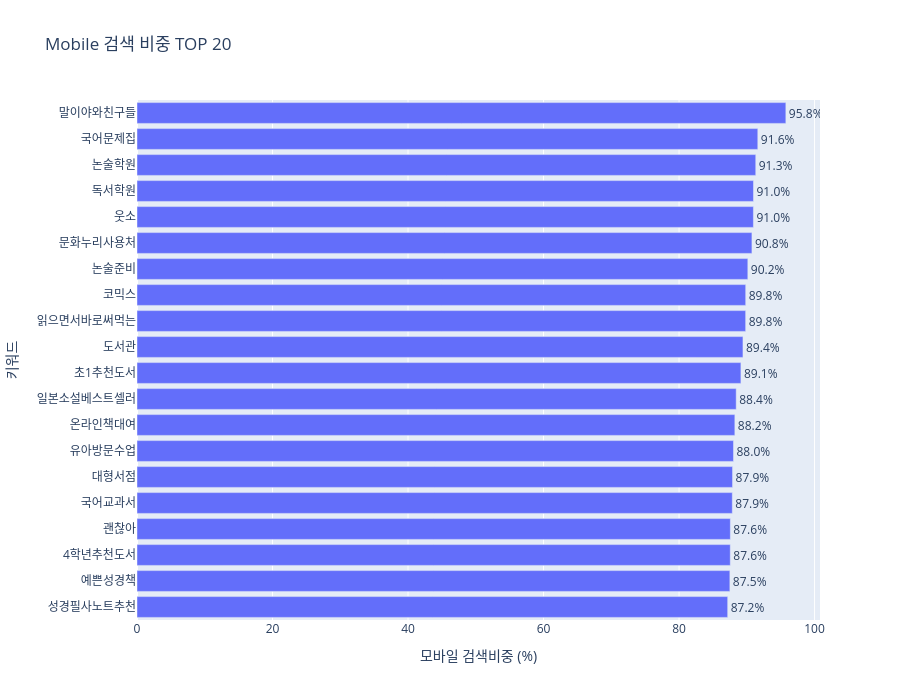

The notebook cell saved with this chart:
### Code cell
import plotly.express as px

fig = px.bar(
    mobile_keyword,
    x="mobile_ratio",
    y="keyword",
    title="Mobile 검색 비중 TOP 20",
    labels={
        "mobile_ratio": "모바일 검색비중 (%)",
        "keyword": "키워드"
    },
    hover_data=[
        "search_total",
        "search_mobile"
    ],
    # text_auto=True
    text="mobile_ratio"
)

fig.update_layout(
    yaxis={
        "categoryorder": "total ascending"
    },
    height=700
)

fig.update_traces(
    texttemplate="%{text:,.1f}%",
    textposition="outside"
)

fig.show()

### Figure 1 — Plotly figure (JSON) as saved in the notebook; plotly's stock layout.template omitted (floating-point values rounded to 4 significant figures)
{"data": [{"alignmentgroup": "True", "customdata": [[3540, 3390], [1910, 1750], [11060, 10100], [1220, 1110], [13960, 12700], [3570, 3240], [1320, 1190], [2460, 2210], [2360, 2120], [88670, 79300], [1380, 1230], [1470, 1300], [1530, 1350], [1170, 1030], [3470, 3050], [1730, 1520], [5230, 4580], [2090, 1830], [1440, 1260], [1170, 1020]], "hovertemplate": "모바일 검색비중 (%)=%{text}<br>키워드=%{y}<br>search_total=%{customdata[0]}<br>search_mobile=%{customdata[1]}<extra></extra>", "legendgroup": "", "marker": {"color": "#636efa", "pattern": {"shape": ""}}, "name": "", "offsetgroup": "", "orientation": "h", "showlegend": false, "text": [95.76, 91.62, 91.32, 90.98, 90.97, 90.76, 90.15, 89.84, 89.83, 89.43, 89.13, 88.44, 88.24, 88.03, 87.9, 87.86, 87.57, 87.56, 87.5, 87.18], "textposition": "outside", "texttemplate": "%{text:,.1f}%", "type": "bar", "x": [95.76, 91.62, 91.32, 90.98, 90.97, 90.76, 90.15, 89.84, 89.83, 89.43, 89.13, 88.44, 88.24, 88.03, 87.9, 87.86, 87.57, 87.56, 87.5, 87.18], "xaxis": "x", "y": ["말이야와친구들", "국어문제집", "논술학원", "독서학원", "웃소", "문화누리사용처", "논술준비", "코믹스", "읽으면서바로써먹는", "도서관", "초1추천도서", "일본소설베스트셀러", "온라인책대여", "유아방문수업", "대형서점", "국어교과서", "괜찮아", "4학년추천도서", "예쁜성경책", "성경필사노트추천"], "yaxis": "y"}], "layout": {"barmode": "relative", "height": 700, "legend": {"tracegroupgap": 0}, "title": {"text": "Mobile 검색 비중 TOP 20"}, "xaxis": {"anchor": "y", "domain": [0, 1], "title": {"text": "모바일 검색비중 (%)"}}, "yaxis": {"anchor": "x", "categoryorder": "total ascending", "domain": [0, 1], "title": {"text": "키워드"}}}}
